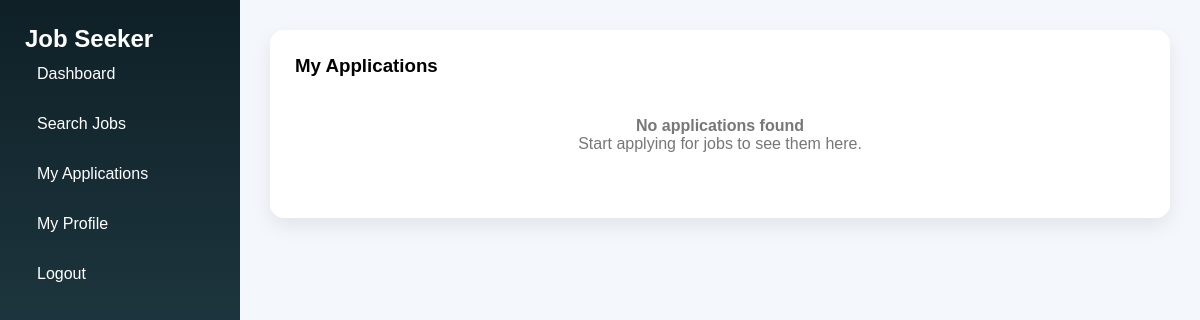
The page /jobseeker_applications/ (signed in) on the database as committed earlier.
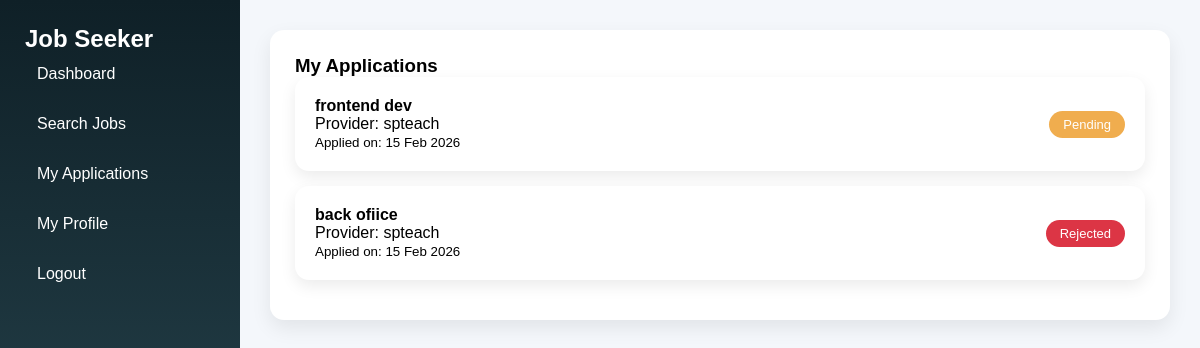
The same page on the database as committed later.
### myapp/models.py (models this page shows, shortened)
class Application(models.Model):
    STATUS_CHOICES = [
        ("Pending", "Pending"),
        ("Accepted", "Accepted"),
        ("Rejected", "Rejected"),
    ]
    job = models.ForeignKey(
        Job,
        on_delete=models.CASCADE,
        related_name="applications"
    )
    seeker = models.ForeignKey(
        User,
        on_delete=models.CASCADE,
        related_name="job_applications"
    )
    applied_at = models.DateTimeField(auto_now_add=True)
    status = models.CharField(
        max_length=20,
        choices=STATUS_CHOICES,
        default="Pending"
    )
    class Meta:
        unique_together = ("job", "seeker")
        ordering = ["-applied_at"]

class Job(models.Model):
    provider = models.ForeignKey(
        User,
        on_delete=models.CASCADE,
        related_name="posted_jobs"
    )
    title = models.CharField(max_length=200)
    description = models.TextField()
    location = models.CharField(max_length=100)
    salary = models.CharField(max_length=100, blank=True)
    created_at = models.DateTimeField(auto_now_add=True)
    applicants = models.IntegerField(default=0)
    class Meta:
        ordering = ["-created_at"]

### myapp/views.py (the view)
# urls.py: path('jobseeker_applications/', views.jobseeker_applications, name='jobseeker_applications'),
@login_required(login_url="login_jobseeker")
def jobseeker_applications(request):
    applications = Application.objects.filter(
        seeker=request.user
    ).select_related("job")
    return render(request, "jobseeker_applications.html", {
        "applications": applications
    })

### templates/jobseeker_applications.html (shortened to what this page needs)
<!DOCTYPE html>
<html lang="en">
<head>
</head>
<body>
<div class="sidebar">
    <h2>Job Seeker</h2>
    <a href="{% url 'jobseeker_dashboard' %}">Dashboard</a>
    <a href="{% url 'jobseeker_search' %}">Search Jobs</a>
    <a href="{% url 'jobseeker_applications' %}">My Applications</a>
    <a href="{% url 'jobseeker_profile' %}">My Profile</a>
    <a href="{% url 'logout' %}">Logout</a>
</div>
<div class="main">
    <div class="section">
        <h3>My Applications</h3>
        {% if applications %}
            {% for app in applications %}
                <div class="app-card">
                    <div>
                        <h4>{{ app.job.title }}</h4>
                        <div>Provider: {{ app.job.provider.first_name }}</div>
                        <small>Applied on: {{ app.applied_at|date:"d M Y" }}</small>
                    </div>
                    <span class="status {{ app.status|lower }}">
{{ app.status }}
</span>
                </div>
            {% endfor %}
        {% else %}
            <div class="empty">
                <h4>No applications found</h4>
                <p>Start applying for jobs to see them here.</p>
            </div>
        {% endif %}
    </div>
</div>
</body>
</html>

### templates/jobseeker_applications.html (style rules this page uses)
* { margin: 0; padding: 0; box-sizing: border-box; font-family: 'Poppins', sans-serif; }
body { background: #f4f7fb; display: flex; min-height: 100vh; }
.sidebar { width: 240px; background: linear-gradient(180deg, #0f2027, #203a43, #2c5364); color: white; padding: 25px; }
.sidebar a { display: block; color: white; text-decoration: none; padding: 12px; border-radius: 8px; margin-bottom: 8px; }
.main { flex: 1; padding: 30px; }
.section { background: white; padding: 25px; border-radius: 14px; box-shadow: 0 8px 20px rgba(0, 0, 0, 0.08); }
.app-card { padding: 20px; border-radius: 14px; background: #fff; box-shadow: 0 6px 16px rgba(0, 0, 0, 0.08); display: flex; justify-content: space-between; align-items: center; margin-bottom: 15px; }
.status { padding: 6px 14px; border-radius: 20px; font-size: 13px; font-weight: 500; color: white; }
.pending { background: #f0ad4e; }
.rejected { background: #dc3545; }

Rows that differ between the two databases and show on the page:
added Application: job "frontend dev", job.provider.first_name "spteach", applied_at "15 Feb 2026", status "Pending"
added Application: job "back ofiice", job.provider.first_name "spteach", applied_at "15 Feb 2026", status "Rejected"
Other text that changed with them:
text no longer shown: "No applications found Start applying for jobs to see them here."
